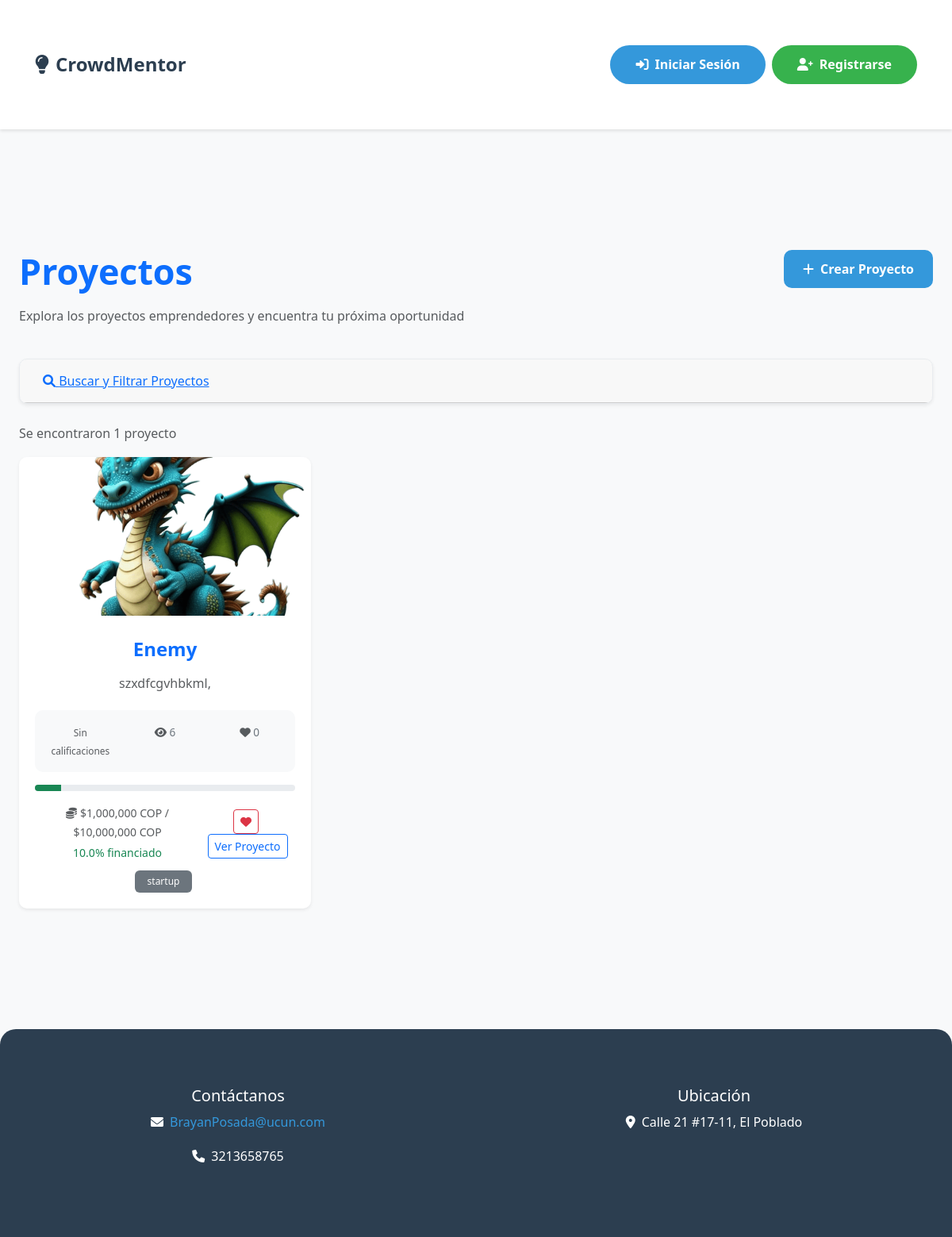
The page /projects/ on the database as committed earlier.
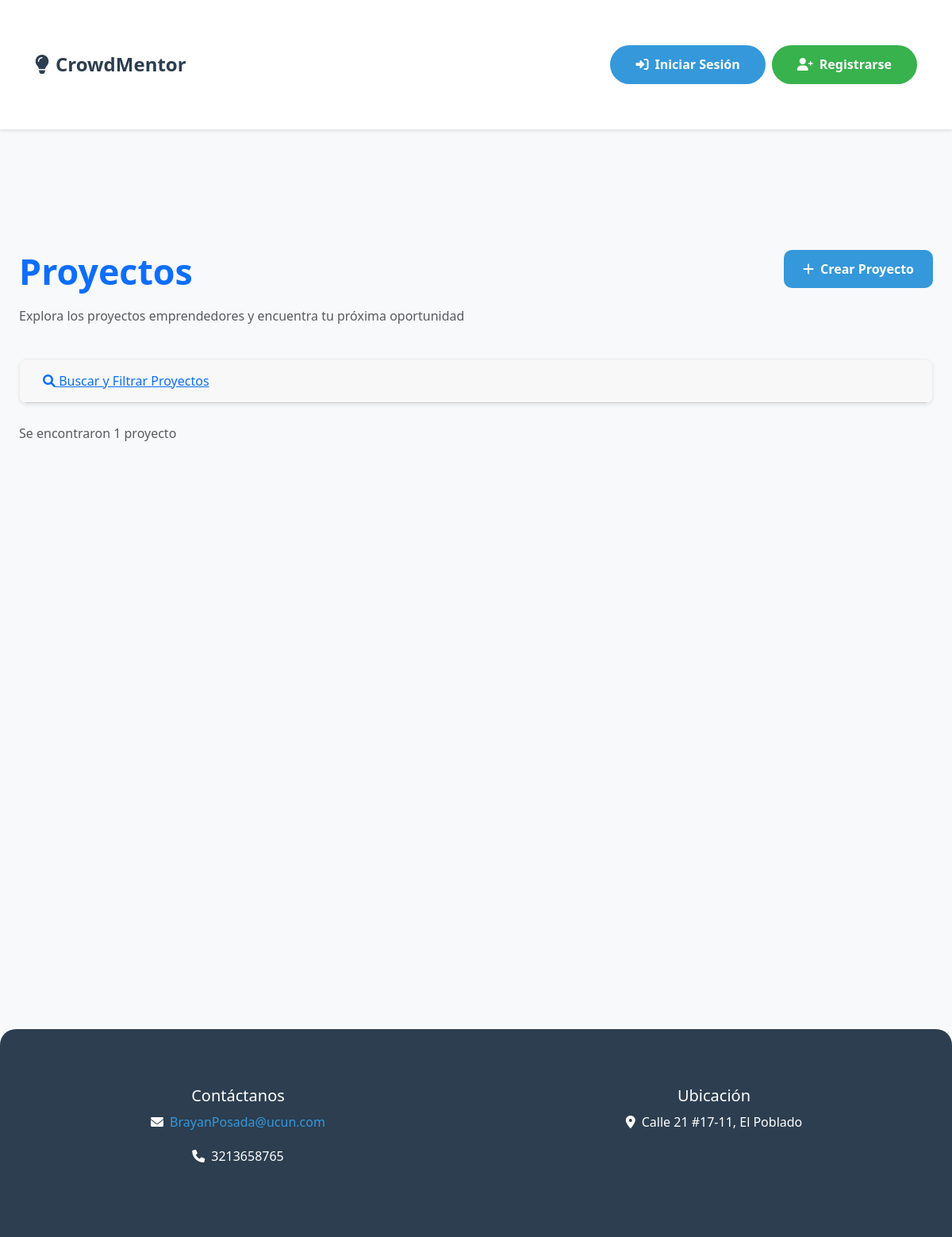
The same page on the database as committed later.
### core/models.py (models this page shows, shortened)
class Project(models.Model):
    PROJECT_STATUS = (
        ('draft', 'Borrador'),
        ('active', 'Activo'),
        ('funded', 'Financiado'),
        ('completed', 'Completado'),
        ('cancelled', 'Cancelado'),
    )
    title = models.CharField(max_length=200)
    description = models.TextField()
    owner = models.ForeignKey(User, on_delete=models.CASCADE, related_name='projects')
    category = models.ForeignKey('ProjectCategory', on_delete=models.SET_NULL, null=True, blank=True)
    funding_goal = models.DecimalField(max_digits=10, decimal_places=2)
    amount_raised = models.DecimalField(max_digits=10, decimal_places=2, default=0)
    created_at = models.DateTimeField(default=timezone.now)
    image = models.ImageField(upload_to='projects/', blank=True, null=True)
    is_active = models.BooleanField(default=True)
    status = models.CharField(max_length=20, choices=PROJECT_STATUS, default='active')
    views_count = models.IntegerField(default=0)
    likes_count = models.IntegerField(default=0)
    deadline = models.DateField(blank=True, null=True)
    tags = models.CharField(max_length=500, blank=True, help_text="Separar con comas")
    def get_funding_percentage(self):
        if self.funding_goal > 0:
            return min((self.amount_raised / self.funding_goal) * 100, 100)
        return 0
    def is_deadline_approaching(self):
        if self.deadline:
            from datetime import date, timedelta
            return self.deadline <= date.today() + timedelta(days=7)
        return False

### core/views.py (the view)
# urls.py: path('projects/', views.project_list, name='project_list'),
def project_list(request):
    form = ProjectSearchForm(request.GET or None)
    projects = Project.objects.filter(is_active=True)
    if form.is_valid():
        search = form.cleaned_data.get('search')
        if search:
            projects = projects.filter(
                Q(title__icontains=search) |
                Q(description__icontains=search) |
                Q(tags__icontains=search)
            )
        category = form.cleaned_data.get('category')
        if category:
            projects = projects.filter(category=category)
        min_funding = form.cleaned_data.get('min_funding')
        if min_funding:
            projects = projects.filter(funding_goal__gte=min_funding)
        max_funding = form.cleaned_data.get('max_funding')
        if max_funding:
            projects = projects.filter(funding_goal__lte=max_funding)
        status = form.cleaned_data.get('status')
        if status:
            projects = projects.filter(status=status)
        sort_by = form.cleaned_data.get('sort_by', '-created_at')
        projects = projects.order_by(sort_by)
    else:
        projects = projects.order_by('-created_at')
    projects = projects.annotate(
        avg_rating=Avg('ratings__rating'),
        rating_count=Count('ratings')
    )
    context = {
        'projects': projects,
        'form': form,
        'categories': ProjectCategory.objects.all()
    }
    return render(request, 'project_list.html', context)

### core/models.py (called while the page is built)
    def __str__(self):
        return self.name

### core/templatetags/custom_filters.py (called while the page is built)
@register.filter
def split(value, delimiter=','):
    if value:
        return [item.strip() for item in value.split(delimiter) if item.strip()]
    return []

@register.filter
def trim(value):
    if value:
        return value.strip()
    return value

@register.filter
def cop_currency(value):
    try:
        number = float(value)
        formatted = f"${number:,.0f} COP"
        return formatted
    except (ValueError, TypeError):
        return value

### core/templates/project_list.html (shortened to what the changed rows need)
{% extends 'base.html' %}
{% load static %}
{% load custom_filters %}
{% block extra_css %}
<link rel="stylesheet" href="{% static 'css/project_list_custom.css' %}">
{% endblock %}
{% block content %}
<div class="container py-5">
    <div class="row mb-4">
        <div class="col-md-8">
            <h1 class="text-primary mb-3">Proyectos</h1>
        </div>
    </div>
    <div class="row g-4">
        {% for project in projects %}
            <div class="col-md-6 col-lg-4 animate__animated animate__fadeInUp delay-{{ forloop.counter0 }}">
                <div class="card h-100 border-0 shadow-sm project-card">
                    {% if project.image %}
                        <img src="{{ project.image.url }}" class="card-img-top project-image" alt="{{ project.title }}">
                    {% else %}
                        <div class="card-img-top bg-light d-flex align-items-center justify-content-center project-placeholder">
                            <i class="fas fa-image fa-3x text-muted"></i>
                        </div>
                    {% endif %}
                    <div class="card-body d-flex flex-column">
                        <h5 class="card-title text-primary">{{ project.title }}</h5>
                        <p class="card-text text-muted flex-grow-1">{{ project.description|truncatewords:25 }}</p>
                        <div class="project-stats mb-3">
                            <div class="row text-center">
                                <div class="col-4">
                                    <div class="rating-stars">
                                        {% if project.avg_rating %}
                                            {% for i in "12345" %}
                                                {% if forloop.counter <= project.avg_rating %}
                                                    <i class="fas fa-star"></i>
                                                {% else %}
                                                    <i class="far fa-star"></i>
                                                {% endif %}
                                            {% endfor %}
                                            <small class="text-muted">({{ project.rating_count }})</small>
                                        {% else %}
                                            <small class="text-muted">Sin calificaciones</small>
                                        {% endif %}
                                    </div>
                                </div>
                                <div class="col-4">
                                    <i class="fas fa-eye text-muted"></i> {{ project.views_count }}
                                </div>
                                <div class="col-4">
                                    <i class="fas fa-heart text-muted"></i> {{ project.likes_count }}
                                </div>
                            </div>
                        </div>
                        <div class="progress mb-3 progress-thin">
                            <div class="progress-bar bg-success progress-bar-dynamic" role="progressbar"
                                 style="--progress-width: {{ project.get_funding_percentage }}%;">
                            </div>
                        </div>
                        <div class="d-flex justify-content-between align-items-center">
                            <div>
                                <small class="text-muted d-block">
                                    <i class="fas fa-coins me-1"></i>{{ project.amount_raised|default:0|cop_currency }} / {{ project.funding_goal|cop_currency }}
                                </small>
                                <small class="text-success">{{ project.get_funding_percentage|floatformat:1 }}% financiado</small>
                            </div>
                            <div>
                                <button class="btn btn-sm btn-outline-danger me-1 like-project-btn"
                                        data-project-id="{{ project.id }}"
                                        id="like-btn-{{ project.id }}">
                                    <i class="fas fa-heart"></i>
                                </button>
                                <a href="{% url 'project_detail' project.id %}" class="btn btn-outline-primary btn-sm">
                                    Ver Proyecto
                                </a>
                            </div>
                        </div>
                        {% if project.tags %}
                            <div class="mt-2">
                                {% load custom_filters %}
                                {% for tag in project.tags|split:"," %}
                                    <span class="badge bg-secondary me-1">{{ tag|trim }}</span>
                                {% endfor %}
                            </div>
                        {% endif %}
                    </div>
                </div>
            </div>
        {% endfor %}
    </div>
</div>
{% endblock %}

Rows that differ between the two databases and show on the page:
no longer on this page (row edited): Project: image (picture), title "Enemy", description "szxdfcgvhbkml,", shows "Sin calificaciones", views_count "6", likes_count "0", amount_raised|cop_currency "$1,000,000 COP", funding_goal|cop_currency "$10,000,000 COP", get_funding_percentage "10.0", tags "startup"
